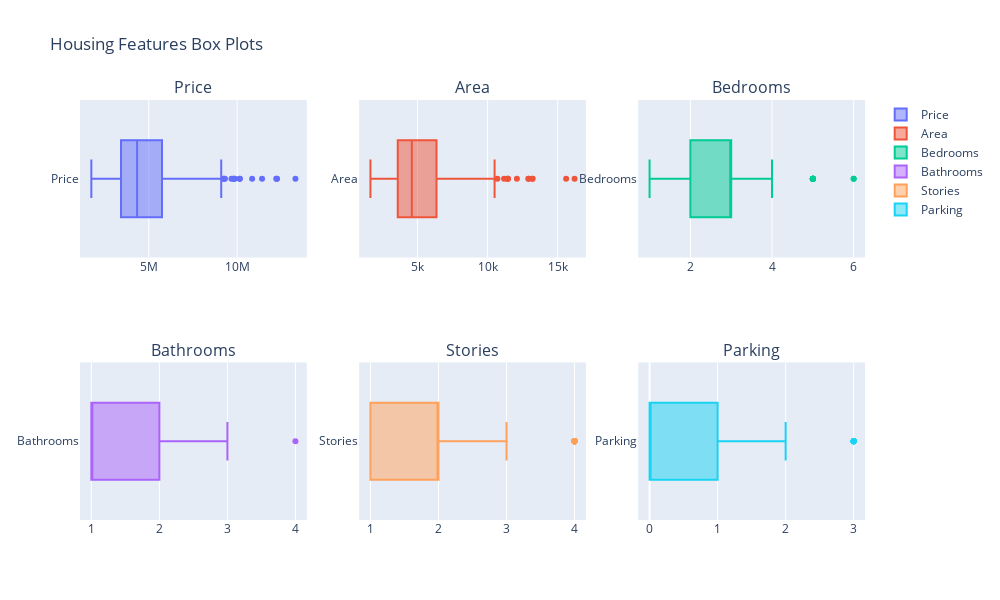

This figure's notebook cell:
### Code cell
import plotly.graph_objects as go
from plotly.subplots import make_subplots

# Create subplots
fig = make_subplots(rows=2, cols=3, subplot_titles=("Price", "Area", "Bedrooms", "Bathrooms", "Stories", "Parking"))

# Add horizontal box plots
fig.add_trace(go.Box(x=data['price'], orientation='h', name='Price'), row=1, col=1)
fig.add_trace(go.Box(x=data['area'], orientation='h', name='Area'), row=1, col=2)
fig.add_trace(go.Box(x=data['bedrooms'], orientation='h', name='Bedrooms'), row=1, col=3)
fig.add_trace(go.Box(x=data['bathrooms'], orientation='h', name='Bathrooms'), row=2, col=1)
fig.add_trace(go.Box(x=data['stories'], orientation='h', name='Stories'), row=2, col=2)
fig.add_trace(go.Box(x=data['parking'], orientation='h', name='Parking'), row=2, col=3)

# Update layout
fig.update_layout(title="Housing Features Box Plots", height=600, width=1000)

# Show plot
fig.show()

### Figure 1 — Plotly figure (JSON) as saved in the notebook; plotly's stock layout.template omitted (floating-point values rounded to 4 significant figures; data arrays with more than 128 entries replaced by an {"elided": "..."} marker saying what was removed)
{"data": [{"name": "Price", "orientation": "h", "type": "box", "x": {"elided": "545 int values"}, "xaxis": "x", "yaxis": "y"}, {"name": "Area", "orientation": "h", "type": "box", "x": {"elided": "545 int values"}, "xaxis": "x2", "yaxis": "y2"}, {"name": "Bedrooms", "orientation": "h", "type": "box", "x": {"elided": "545 int values"}, "xaxis": "x3", "yaxis": "y3"}, {"name": "Bathrooms", "orientation": "h", "type": "box", "x": {"elided": "545 int values"}, "xaxis": "x4", "yaxis": "y4"}, {"name": "Stories", "orientation": "h", "type": "box", "x": {"elided": "545 int values"}, "xaxis": "x5", "yaxis": "y5"}, {"name": "Parking", "orientation": "h", "type": "box", "x": {"elided": "545 int values"}, "xaxis": "x6", "yaxis": "y6"}], "layout": {"annotations": [{"font": {"size": 16}, "showarrow": false, "text": "Price", "x": 0.1444, "xanchor": "center", "xref": "paper", "y": 1, "yanchor": "bottom", "yref": "paper"}, {"font": {"size": 16}, "showarrow": false, "text": "Area", "x": 0.5, "xanchor": "center", "xref": "paper", "y": 1, "yanchor": "bottom", "yref": "paper"}, {"font": {"size": 16}, "showarrow": false, "text": "Bedrooms", "x": 0.8556, "xanchor": "center", "xref": "paper", "y": 1, "yanchor": "bottom", "yref": "paper"}, {"font": {"size": 16}, "showarrow": false, "text": "Bathrooms", "x": 0.1444, "xanchor": "center", "xref": "paper", "y": 0.375, "yanchor": "bottom", "yref": "paper"}, {"font": {"size": 16}, "showarrow": false, "text": "Stories", "x": 0.5, "xanchor": "center", "xref": "paper", "y": 0.375, "yanchor": "bottom", "yref": "paper"}, {"font": {"size": 16}, "showarrow": false, "text": "Parking", "x": 0.8556, "xanchor": "center", "xref": "paper", "y": 0.375, "yanchor": "bottom", "yref": "paper"}], "height": 600, "title": {"text": "Housing Features Box Plots"}, "width": 1000, "xaxis": {"anchor": "y", "domain": [0, 0.2889]}, "xaxis2": {"anchor": "y2", "domain": [0.3556, 0.6444]}, "xaxis3": {"anchor": "y3", "domain": [0.7111, 1]}, "xaxis4": {"anchor": "y4", "domain": [0, 0.2889]}, "xaxis5": {"anchor": "y5", "domain": [0.3556, 0.6444]}, "xaxis6": {"anchor": "y6", "domain": [0.7111, 1]}, "yaxis": {"anchor": "x", "domain": [0.625, 1]}, "yaxis2": {"anchor": "x2", "domain": [0.625, 1]}, "yaxis3": {"anchor": "x3", "domain": [0.625, 1]}, "yaxis4": {"anchor": "x4", "domain": [0, 0.375]}, "yaxis5": {"anchor": "x5", "domain": [0, 0.375]}, "yaxis6": {"anchor": "x6", "domain": [0, 0.375]}}}
